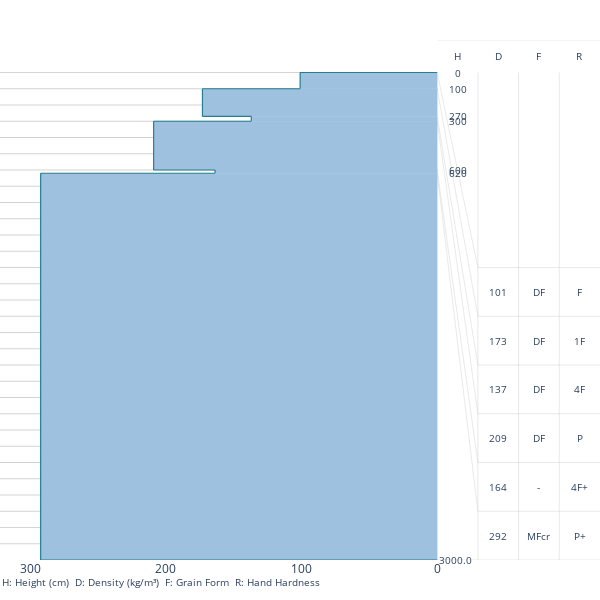

Here is the notebook cell this chart was saved with:
### Code cell
from plotly_snow_profile import snow_profile
import pandas as pd

dataframe = pd.DataFrame(data_rows)
snow_profile_fig = snow_profile(weaklayer=plot_weaklayer, layers=plot_layers)
snow_profile_fig.show()

### Figure 1 — Plotly figure (JSON) as saved in the notebook; plotly's stock layout.template omitted (floating-point values rounded to 4 significant figures)
{"data": [{"line": {"color": "lightgrey", "width": 1}, "mode": "lines", "showlegend": false, "type": "scatter", "x": [0, -322.2], "y": [0, 0]}, {"line": {"color": "lightgrey", "width": 1}, "mode": "lines", "showlegend": false, "type": "scatter", "x": [0, -322.2], "y": [100, 100]}, {"line": {"color": "lightgrey", "width": 1}, "mode": "lines", "showlegend": false, "type": "scatter", "x": [0, -322.2], "y": [200, 200]}, {"line": {"color": "lightgrey", "width": 1}, "mode": "lines", "showlegend": false, "type": "scatter", "x": [0, -322.2], "y": [300, 300]}, {"line": {"color": "lightgrey", "width": 1}, "mode": "lines", "showlegend": false, "type": "scatter", "x": [0, -322.2], "y": [400, 400]}, {"line": {"color": "lightgrey", "width": 1}, "mode": "lines", "showlegend": false, "type": "scatter", "x": [0, -322.2], "y": [500, 500]}, {"line": {"color": "lightgrey", "width": 1}, "mode": "lines", "showlegend": false, "type": "scatter", "x": [0, -322.2], "y": [600, 600]}, {"line": {"color": "lightgrey", "width": 1}, "mode": "lines", "showlegend": false, "type": "scatter", "x": [0, -322.2], "y": [700, 700]}, {"line": {"color": "lightgrey", "width": 1}, "mode": "lines", "showlegend": false, "type": "scatter", "x": [0, -322.2], "y": [800, 800]}, {"line": {"color": "lightgrey", "width": 1}, "mode": "lines", "showlegend": false, "type": "scatter", "x": [0, -322.2], "y": [900, 900]}, {"line": {"color": "lightgrey", "width": 1}, "mode": "lines", "showlegend": false, "type": "scatter", "x": [0, -322.2], "y": [1000, 1000]}, {"line": {"color": "lightgrey", "width": 1}, "mode": "lines", "showlegend": false, "type": "scatter", "x": [0, -322.2], "y": [1100, 1100]}, {"line": {"color": "lightgrey", "width": 1}, "mode": "lines", "showlegend": false, "type": "scatter", "x": [0, -322.2], "y": [1200, 1200]}, {"line": {"color": "lightgrey", "width": 1}, "mode": "lines", "showlegend": false, "type": "scatter", "x": [0, -322.2], "y": [1300, 1300]}, {"line": {"color": "lightgrey", "width": 1}, "mode": "lines", "showlegend": false, "type": "scatter", "x": [0, -322.2], "y": [1400, 1400]}, {"line": {"color": "lightgrey", "width": 1}, "mode": "lines", "showlegend": false, "type": "scatter", "x": [0, -322.2], "y": [1500, 1500]}, {"line": {"color": "lightgrey", "width": 1}, "mode": "lines", "showlegend": false, "type": "scatter", "x": [0, -322.2], "y": [1600, 1600]}, {"line": {"color": "lightgrey", "width": 1}, "mode": "lines", "showlegend": false, "type": "scatter", "x": [0, -322.2], "y": [1700, 1700]}, {"line": {"color": "lightgrey", "width": 1}, "mode": "lines", "showlegend": false, "type": "scatter", "x": [0, -322.2], "y": [1800, 1800]}, {"line": {"color": "lightgrey", "width": 1}, "mode": "lines", "showlegend": false, "type": "scatter", "x": [0, -322.2], "y": [1900, 1900]}, {"line": {"color": "lightgrey", "width": 1}, "mode": "lines", "showlegend": false, "type": "scatter", "x": [0, -322.2], "y": [2000, 2000]}, {"line": {"color": "lightgrey", "width": 1}, "mode": "lines", "showlegend": false, "type": "scatter", "x": [0, -322.2], "y": [2100, 2100]}, {"line": {"color": "lightgrey", "width": 1}, "mode": "lines", "showlegend": false, "type": "scatter", "x": [0, -322.2], "y": [2200, 2200]}, {"line": {"color": "lightgrey", "width": 1}, "mode": "lines", "showlegend": false, "type": "scatter", "x": [0, -322.2], "y": [2300, 2300]}, {"line": {"color": "lightgrey", "width": 1}, "mode": "lines", "showlegend": false, "type": "scatter", "x": [0, -322.2], "y": [2400, 2400]}, {"line": {"color": "lightgrey", "width": 1}, "mode": "lines", "showlegend": false, "type": "scatter", "x": [0, -322.2], "y": [2500, 2500]}, {"line": {"color": "lightgrey", "width": 1}, "mode": "lines", "showlegend": false, "type": "scatter", "x": [0, -322.2], "y": [2600, 2600]}, {"line": {"color": "lightgrey", "width": 1}, "mode": "lines", "showlegend": false, "type": "scatter", "x": [0, -322.2], "y": [2700, 2700]}, {"line": {"color": "lightgrey", "width": 1}, "mode": "lines", "showlegend": false, "type": "scatter", "x": [0, -322.2], "y": [2800, 2800]}, {"line": {"color": "lightgrey", "width": 1}, "mode": "lines", "showlegend": false, "type": "scatter", "x": [0, -322.2], "y": [2900, 2900]}], "layout": {"annotations": [{"font": {"size": 10}, "showarrow": false, "text": "0", "x": 15, "xanchor": "center", "y": 0, "yanchor": "middle"}, {"font": {"size": 10}, "showarrow": false, "text": "101", "x": 45, "xanchor": "center", "y": 1350, "yanchor": "middle"}, {"font": {"size": 10}, "showarrow": false, "text": "DF", "x": 75, "xanchor": "center", "y": 1350, "yanchor": "middle"}, {"font": {"size": 10}, "showarrow": false, "text": "F", "x": 105, "xanchor": "center", "y": 1350, "yanchor": "middle"}, {"font": {"size": 10}, "showarrow": false, "text": "100", "x": 15, "xanchor": "center", "y": 100, "yanchor": "middle"}, {"font": {"size": 10}, "showarrow": false, "text": "173", "x": 45, "xanchor": "center", "y": 1650, "yanchor": "middle"}, {"font": {"size": 10}, "showarrow": false, "text": "DF", "x": 75, "xanchor": "center", "y": 1650, "yanchor": "middle"}, {"font": {"size": 10}, "showarrow": false, "text": "1F", "x": 105, "xanchor": "center", "y": 1650, "yanchor": "middle"}, {"font": {"size": 10}, "showarrow": false, "text": "270", "x": 15, "xanchor": "center", "y": 270, "yanchor": "middle"}, {"font": {"size": 10}, "showarrow": false, "text": "137", "x": 45, "xanchor": "center", "y": 1950, "yanchor": "middle"}, {"font": {"size": 10}, "showarrow": false, "text": "DF", "x": 75, "xanchor": "center", "y": 1950, "yanchor": "middle"}, {"font": {"size": 10}, "showarrow": false, "text": "4F", "x": 105, "xanchor": "center", "y": 1950, "yanchor": "middle"}, {"font": {"size": 10}, "showarrow": false, "text": "300", "x": 15, "xanchor": "center", "y": 300, "yanchor": "middle"}, {"font": {"size": 10}, "showarrow": false, "text": "209", "x": 45, "xanchor": "center", "y": 2250, "yanchor": "middle"}, {"font": {"size": 10}, "showarrow": false, "text": "DF", "x": 75, "xanchor": "center", "y": 2250, "yanchor": "middle"}, {"font": {"size": 10}, "showarrow": false, "text": "P", "x": 105, "xanchor": "center", "y": 2250, "yanchor": "middle"}, {"font": {"size": 10}, "showarrow": false, "text": "600", "x": 15, "xanchor": "center", "y": 600, "yanchor": "middle"}, {"font": {"size": 10}, "showarrow": false, "text": "164", "x": 45, "xanchor": "center", "y": 2550, "yanchor": "middle"}, {"font": {"size": 10}, "showarrow": false, "text": "-", "x": 75, "xanchor": "center", "y": 2550, "yanchor": "middle"}, {"font": {"size": 10}, "showarrow": false, "text": "4F+", "x": 105, "xanchor": "center", "y": 2550, "yanchor": "middle"}, {"font": {"size": 10}, "showarrow": false, "text": "620", "x": 15, "xanchor": "center", "y": 620, "yanchor": "middle"}, {"font": {"size": 10}, "showarrow": false, "text": "292", "x": 45, "xanchor": "center", "y": 2850, "yanchor": "middle"}, {"font": {"size": 10}, "showarrow": false, "text": "MFcr", "x": 75, "xanchor": "center", "y": 2850, "yanchor": "middle"}, {"font": {"size": 10}, "showarrow": false, "text": "P+", "x": 105, "xanchor": "center", "y": 2850, "yanchor": "middle"}, {"font": {"size": 10}, "showarrow": false, "text": "3000.0", "x": 0, "xanchor": "left", "y": 3000, "yanchor": "middle"}, {"font": {"size": 10}, "showarrow": false, "text": "H", "x": 15, "xanchor": "center", "y": -100, "yanchor": "middle"}, {"font": {"size": 10}, "showarrow": false, "text": "D", "x": 45, "xanchor": "center", "y": -100, "yanchor": "middle"}, {"font": {"size": 10}, "showarrow": false, "text": "F", "x": 75, "xanchor": "center", "y": -100, "yanchor": "middle"}, {"font": {"size": 10}, "showarrow": false, "text": "R", "x": 105, "xanchor": "center", "y": -100, "yanchor": "middle"}, {"align": "left", "font": {"size": 10}, "showarrow": false, "text": "H: Height (cm)  D: Density (kg/m³)  F: Grain Form  R: Hand Hardness", "x": 0, "xref": "paper", "y": -0.06, "yref": "paper"}], "height": 600, "margin": {"b": 40, "l": 0, "r": 0, "t": 40}, "paper_bgcolor": "white", "plot_bgcolor": "white", "shapes": [{"fillcolor": "#9ec1df", "layer": "above", "line": {"color": "#9ec1df", "width": 0.4}, "type": "rect", "x0": -101, "x1": 0, "y0": 0, "y1": 100}, {"line": {"color": "rgba(4, 110, 124, 0.812)", "width": 1.2}, "type": "line", "x0": 0, "x1": -101, "y0": 0, "y1": 0}, {"line": {"color": "rgba(4, 110, 124, 0.812)", "width": 1.2}, "type": "line", "x0": -101, "x1": -101, "y0": 0, "y1": 100}, {"line": {"color": "lightgrey", "width": 0.5}, "type": "line", "x0": 30, "x1": 120, "y0": 1200, "y1": 1200}, {"line": {"color": "lightgrey", "width": 0.5}, "type": "line", "x0": 0, "x1": 30, "y0": 100, "y1": 1500}, {"fillcolor": "#9ec1df", "layer": "above", "line": {"color": "#9ec1df", "width": 0.4}, "type": "rect", "x0": -173, "x1": 0, "y0": 100, "y1": 270}, {"line": {"color": "rgba(4, 110, 124, 0.812)", "width": 1.2}, "type": "line", "x0": -101, "x1": -173, "y0": 100, "y1": 100}, {"line": {"color": "rgba(4, 110, 124, 0.812)", "width": 1.2}, "type": "line", "x0": -173, "x1": -173, "y0": 100, "y1": 270}, {"line": {"color": "lightgrey", "width": 0.5}, "type": "line", "x0": 30, "x1": 120, "y0": 1500, "y1": 1500}, {"line": {"color": "lightgrey", "width": 0.5}, "type": "line", "x0": 0, "x1": 30, "y0": 270, "y1": 1800}, {"fillcolor": "#9ec1df", "layer": "above", "line": {"color": "#9ec1df", "width": 0.4}, "type": "rect", "x0": -137, "x1": 0, "y0": 270, "y1": 300}, {"line": {"color": "rgba(4, 110, 124, 0.812)", "width": 1.2}, "type": "line", "x0": -173, "x1": -137, "y0": 270, "y1": 270}, {"line": {"color": "rgba(4, 110, 124, 0.812)", "width": 1.2}, "type": "line", "x0": -137, "x1": -137, "y0": 270, "y1": 300}, {"line": {"color": "lightgrey", "width": 0.5}, "type": "line", "x0": 30, "x1": 120, "y0": 1800, "y1": 1800}, {"line": {"color": "lightgrey", "width": 0.5}, "type": "line", "x0": 0, "x1": 30, "y0": 300, "y1": 2100}, {"fillcolor": "#9ec1df", "layer": "above", "line": {"color": "#9ec1df", "width": 0.4}, "type": "rect", "x0": -209, "x1": 0, "y0": 300, "y1": 600}, {"line": {"color": "rgba(4, 110, 124, 0.812)", "width": 1.2}, "type": "line", "x0": -137, "x1": -209, "y0": 300, "y1": 300}, {"line": {"color": "rgba(4, 110, 124, 0.812)", "width": 1.2}, "type": "line", "x0": -209, "x1": -209, "y0": 300, "y1": 600}, {"line": {"color": "lightgrey", "width": 0.5}, "type": "line", "x0": 30, "x1": 120, "y0": 2100, "y1": 2100}, {"line": {"color": "lightgrey", "width": 0.5}, "type": "line", "x0": 0, "x1": 30, "y0": 600, "y1": 2400}, {"fillcolor": "#9ec1df", "layer": "above", "line": {"color": "#9ec1df", "width": 0.4}, "type": "rect", "x0": -163.7, "x1": 0, "y0": 600, "y1": 620}, {"line": {"color": "rgba(4, 110, 124, 0.812)", "width": 1.2}, "type": "line", "x0": -209, "x1": -163.7, "y0": 600, "y1": 600}, {"line": {"color": "rgba(4, 110, 124, 0.812)", "width": 1.2}, "type": "line", "x0": -163.7, "x1": -163.7, "y0": 600, "y1": 620}, {"line": {"color": "lightgrey", "width": 0.5}, "type": "line", "x0": 30, "x1": 120, "y0": 2400, "y1": 2400}, {"line": {"color": "lightgrey", "width": 0.5}, "type": "line", "x0": 0, "x1": 30, "y0": 620, "y1": 2700}, {"fillcolor": "#9ec1df", "layer": "above", "line": {"color": "#9ec1df", "width": 0.4}, "type": "rect", "x0": -292.2, "x1": 0, "y0": 620, "y1": 3000}, {"line": {"color": "rgba(4, 110, 124, 0.812)", "width": 1.2}, "type": "line", "x0": -163.7, "x1": -292.2, "y0": 620, "y1": 620}, {"line": {"color": "rgba(4, 110, 124, 0.812)", "width": 1.2}, "type": "line", "x0": -292.2, "x1": -292.2, "y0": 620, "y1": 3000}, {"line": {"color": "lightgrey", "width": 0.5}, "type": "line", "x0": 30, "x1": 120, "y0": 2700, "y1": 2700}, {"line": {"color": "lightgrey", "width": 0.5}, "type": "line", "x0": 0, "x1": 30, "y0": 3000, "y1": 3000}, {"line": {"color": "rgba(4, 110, 124, 0.812)", "width": 1.2}, "type": "line", "x0": -292.2, "x1": 0, "y0": 3000, "y1": 3000}, {"line": {"color": "lightgrey", "width": 0.5}, "type": "line", "x0": 30, "x1": 120, "y0": 3000, "y1": 3000}, {"line": {"color": "lightgrey", "width": 0.5}, "type": "line", "x0": 0, "x1": 30, "y0": 0, "y1": 1200}, {"line": {"color": "lightgrey", "width": 0.5}, "type": "line", "x0": 30, "x1": 30, "y0": 0, "y1": 3000}, {"line": {"color": "lightgrey", "width": 0.5}, "type": "line", "x0": 60, "x1": 60, "y0": 0, "y1": 3000}, {"line": {"color": "lightgrey", "width": 0.5}, "type": "line", "x0": 90, "x1": 90, "y0": 0, "y1": 3000}, {"line": {"color": "lightgrey", "width": 0.5}, "type": "line", "x0": 0, "x1": 120, "y0": -200, "y1": -200}], "width": 600, "xaxis": {"autorange": false, "range": [-322.2, 120], "ticktext": ["400", "300", "200", "100", "0"], "tickvals": [-400, -300, -200, -100, 0]}, "yaxis": {"domain": [0, 1], "range": [3000, -200], "showticklabels": false, "zeroline": false, "zerolinecolor": "gray", "zerolinewidth": 1}}}
